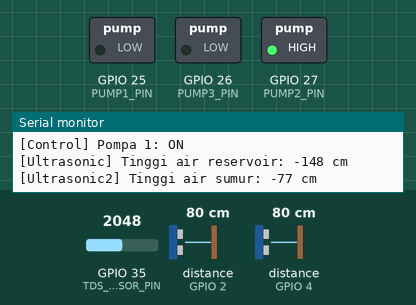
The program below on a simulated ESP32. Parts: switched loads named in the program (green lamp = pin HIGH), the last lines printed to the serial monitor. Wiring (inferred from the names in the program): 2 × ultrasonic range finder: trigger GPIO 14, echo GPIO 2 / trigger GPIO 15, echo GPIO 4. Inputs (shaded band) come from the test bench; at power-on: distance to the obstacle (sensors on GPIO 4, GPIO 2) 80 cm, GPIO 35 (TDS_SENSOR_PIN) = 2048. The echo pulse lasts 58.3 µs per cm; WiFi joins after 1.5 s; servers stay silent unless stated; pins used as bus, display or sensor lines are not drawn.

Above: at 2.7 s.
2.8 s: distance to the obstacle (sensor on GPIO 4) set to 19 cm
5.9 s: distance to the obstacle (sensor on GPIO 4) set to 15 cm
At 7.0 s:
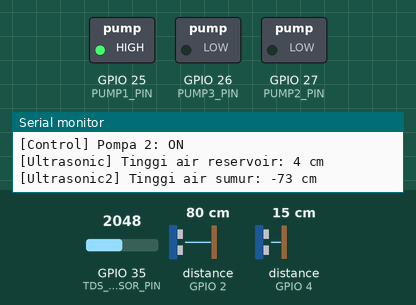
7.6 s: distance to the obstacle (sensor on GPIO 4) set to 18 cm
At 8.5 s:
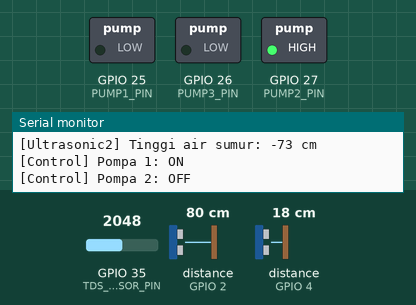
9.6 s: distance to the obstacle (sensor on GPIO 4) set to 2 cm
At 11.4 s:
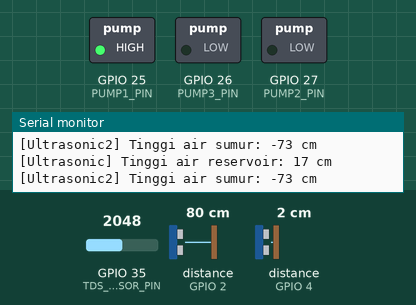
Timing chart, 0 to 12.6 s (numbered marks = the images above; inputs shaded):
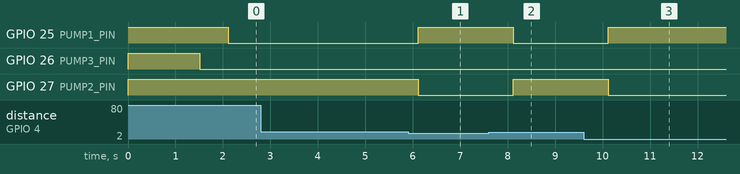

Measured:
- the behaviour switches between 17 and 16 cm on distance to the obstacle (sensor on GPIO 4) (found by bisection; images 0 and 1)
- after the input at 5.9 s, GPIO 25 (PUMP1_PIN): LOW → HIGH after 0.22 s; GPIO 27 (PUMP2_PIN): HIGH → LOW after 0.22 s
- after the input at 7.6 s, GPIO 25 (PUMP1_PIN): HIGH → LOW after 0.52 s; GPIO 27 (PUMP2_PIN): LOW → HIGH after 0.52 s
- after the input at 9.6 s, GPIO 25 (PUMP1_PIN): LOW → HIGH after 0.52 s; GPIO 27 (PUMP2_PIN): HIGH → LOW after 0.52 s

The program:

main.cpp
```cpp
#include "freertos/FreeRTOS.h"
#include "freertos/task.h"
#include <NewPing.h>
#include <WiFi.h>

// === [Tambahkan Library GravityTDS] ===
#include <GravityTDS.h>
#include <esp_adc_cal.h>    // Agar ADC ESP32 bekerja akurat

// 1) Definisi Pin dan Parameter
#define TRIGGER_PIN     15
#define ECHO_PIN        4
#define TRIGGER_PIN2    14
#define ECHO_PIN2       2
#define TANK_HEIGHT     18   // Tinggi tangki reservoir (cm)
#define TANK_HEIGHT2    6

#define PUMP1_PIN       25
#define PUMP2_PIN       27
#define PUMP3_PIN       26
#define TDS_SENSOR_PIN  35   // TDS sensor (analog)

// Batas Histeresis Reservoir
#define WATER_LEVEL_ON_THRESHOLD   2   // Pompa 1 ON jika < 2 cm
#define WATER_LEVEL_OFF_THRESHOLD  4   // Pompa 1 OFF jika >= 6 cm
#define WATER_LEVEL3_ON_THRESHOLD  2   // Pompa 1 On jika < 1 cm
#define WATER_LEVEL3_OFF_THRESHOLD 4  // Pompa 2 OFF JIka >= 4 cm


// 2) Variabel Global dan Objek
// Pastikan variabel-variabel berikut tidak dideklarasikan dengan 'static'
// sehingga dapat diakses oleh WebServerHandler (melalui deklarasi 'extern')
GravityTDS gravityTds;

volatile float g_reservoirLevel1 = 0;   // Ketinggian air reservoir (cm)
volatile float g_reservoirLevel2 = 0;     // Ketinggian air sumur (cm)
volatile bool  g_sumurPenuh     = false;
volatile float g_tdsValue       = 0;      // Nilai TDS (ppm)

bool pump1State = false;  // OFF = false, ON = true
bool pump2State = false;
bool pump3State = false;

TickType_t lastChangePump1 = 0;
TickType_t lastChangePump2 = 0;
//TickType_t lastChangePump3 = 0;

static const TickType_t MIN_CHANGE_INTERVAL = 2000 / portTICK_PERIOD_MS; // 2 detik

// 3) Deklarasi Task
void TaskUltrasonic(void *pvParameters);
void TaskUltrasonic2(void *pvParameters);
void TaskTDS(void *pvParameters);
void TaskControl(void *pvParameters);

// Sertakan header WebServerHandler dan buat instance
#include "WebServerHandler.h"
WebServerHandler webHandler;

// 4) Setup
// Ganti dengan kredensial WiFi Anda
const char* ssid = "Samsung Galaxy";
const char* password = "12345678";

void setup() {
  Serial.begin(115200);

  // Inisialisasi pin relay (pompa)
  pinMode(PUMP1_PIN, OUTPUT);
  pinMode(PUMP2_PIN, OUTPUT);
  pinMode(PUMP3_PIN, OUTPUT);
  digitalWrite(PUMP1_PIN, HIGH);
  digitalWrite(PUMP2_PIN, HIGH);
  digitalWrite(PUMP3_PIN, HIGH);

  // Inisialisasi pin sensor ultrasonik
  pinMode(TRIGGER_PIN, OUTPUT);
  pinMode(ECHO_PIN, INPUT);
  pinMode(TRIGGER_PIN2, OUTPUT);
  pinMode(ECHO_PIN2, INPUT);

  // Konfigurasi GravityTDS
  gravityTds.setPin(TDS_SENSOR_PIN);
  gravityTds.setAdcRange(4096);
  gravityTds.setAref(3.3);
  gravityTds.begin();

  // Inisialisasi WiFi
  WiFi.begin(ssid, password);
  Serial.print("Menghubungkan ke WiFi");
  while(WiFi.status() != WL_CONNECTED) {
    delay(500);
    Serial.print(".");
  }
  Serial.println();
  Serial.print("Tersambung. IP Address: ");
  Serial.println(WiFi.localIP());

  // Mulai Web Server
  webHandler.begin();

  // Membuat task RTOS
  xTaskCreate(TaskUltrasonic, "Ultrasonic", configMINIMAL_STACK_SIZE * 4, NULL, 1, NULL);
  xTaskCreate(TaskUltrasonic2, "Ultrasonic2", configMINIMAL_STACK_SIZE * 4, NULL, 1, NULL);
  xTaskCreate(TaskTDS, "TDS", configMINIMAL_STACK_SIZE * 4, NULL, 1, NULL);  // Uncomment jika sensor TDS digunakan
  xTaskCreate(TaskControl, "Control", configMINIMAL_STACK_SIZE * 4, NULL, 2, NULL);
}

void loop() {
  // Web server diproses secara berkala pada loop utama
  webHandler.handleClient();
  delay(10);
}

// 5) TaskUltrasonic: Membaca ketinggian air reservoir
void TaskUltrasonic(void *pvParameters) {
  (void) pvParameters;
  const TickType_t xDelay = 500 / portTICK_PERIOD_MS;

  while (1) {
    digitalWrite(TRIGGER_PIN, LOW);
    delayMicroseconds(2);
    digitalWrite(TRIGGER_PIN, HIGH);
    delayMicroseconds(10);
    digitalWrite(TRIGGER_PIN, LOW);

    long duration = pulseIn(ECHO_PIN, HIGH);
    int distanceCm = duration * 0.034 / 2;
    int distancefinal1 = TANK_HEIGHT - distanceCm;
    Serial.print("[Ultrasonic] Tinggi air reservoir: ");
    Serial.print(distancefinal1);
    Serial.println(" cm");

    g_reservoirLevel1 = distancefinal1;
    vTaskDelay(xDelay);
  }
}

// 6) TaskUltrasonic2: Membaca ketinggian air sumur
void TaskUltrasonic2(void *pvParameters) {
  (void) pvParameters;
  const TickType_t xDelay = 500 / portTICK_PERIOD_MS;

  while (1) {
    digitalWrite(TRIGGER_PIN2, LOW);
    delayMicroseconds(2);
    digitalWrite(TRIGGER_PIN2, HIGH);
    delayMicroseconds(10);
    digitalWrite(TRIGGER_PIN2, LOW);

    long duration2 = pulseIn(ECHO_PIN2, HIGH);
    int distanceCm2 = duration2 * 0.034 / 2;
    int distancefinal2 = TANK_HEIGHT2 - distanceCm2;

    Serial.print("[Ultrasonic2] Tinggi air sumur: ");
    Serial.print(distancefinal2);
    Serial.println(" cm");

    g_reservoirLevel2 = distancefinal2;
    vTaskDelay(xDelay);
  }
}

// 7) TaskTDS: Membaca nilai TDS (menggunakan library GravityTDS)
void TaskTDS(void *pvParameters) {
  (void) pvParameters;
  const TickType_t xDelay = 2000 / portTICK_PERIOD_MS;

  while (1) {
    gravityTds.update();
    g_tdsValue = gravityTds.getTdsValue();
    Serial.print("[TDS] Nilai TDS: ");
    Serial.print(g_tdsValue, 2);
    Serial.println(" ppm");

    vTaskDelay(xDelay);
  }
}

// 8) TaskControl: Mengendalikan pompa berdasarkan logika sensor
void TaskControl(void *pvParameters) {
  (void) pvParameters;
  const TickType_t xDelay = 200 / portTICK_PERIOD_MS;

  digitalWrite(PUMP3_PIN, LOW);
  pump3State = true;
  Serial.println("[Control] Pompa 3: ON (permanen)");

  while (1) {
    TickType_t now = xTaskGetTickCount();

    // Logika Pompa 1 (Air Masuk Reservoir)
    bool shouldPump1On = pump1State;
    if (g_reservoirLevel1 < WATER_LEVEL_ON_THRESHOLD) {
      shouldPump1On = true;
    } else if (g_reservoirLevel1 >= WATER_LEVEL_OFF_THRESHOLD) {
      shouldPump1On = false;
    }
    if (shouldPump1On != pump1State) {
      if ((now - lastChangePump1) > MIN_CHANGE_INTERVAL) {
        pump1State = shouldPump1On;
        lastChangePump1 = now;
        digitalWrite(PUMP1_PIN, pump1State ? LOW : HIGH);
        Serial.print("[Control] Pompa 1: ");
        Serial.println(pump1State ? "ON" : "OFF");
      }
    }

    // Logika Pompa 2 (Air Keluar Reservoir)
    bool shouldPump2On = !pump1State;
    if (shouldPump2On != pump2State) {
      if ((now - lastChangePump2) > MIN_CHANGE_INTERVAL) {
        pump2State = shouldPump2On;
        lastChangePump2 = now;
        digitalWrite(PUMP2_PIN, pump2State ? LOW : HIGH);
        Serial.print("[Control] Pompa 2: ");
        Serial.println(pump2State ? "ON" : "OFF");
      }
    }

    // Logika Pompa 3 (Sumur) dengan batas histeresis baru:
    // Hidupkan pompa jika ketinggian air sumur kurang dari 1 cm,
    // dan matikan pompa jika ketinggian air sumur mencapai atau melebihi 4 cm.
    /*
    bool shouldPump3On = pump3State;
    if (g_reservoirLevel2 < WATER_LEVEL3_ON_THRESHOLD) {
      shouldPump3On = true;
    } else if (g_reservoirLevel2 >= WATER_LEVEL3_OFF_THRESHOLD) {
      shouldPump3On = false;
    }

    if (shouldPump3On != pump3State) {
      if ((now - lastChangePump3) > MIN_CHANGE_INTERVAL) {
        pump3State = shouldPump3On;
        lastChangePump3 = now;
        digitalWrite(PUMP3_PIN, pump3State ? LOW : HIGH);
        Serial.print("[Control] Pompa 3: ");
        Serial.println(pump3State ? "ON" : "OFF");
      }
    }*/

    vTaskDelay(xDelay);
  }
}
```
